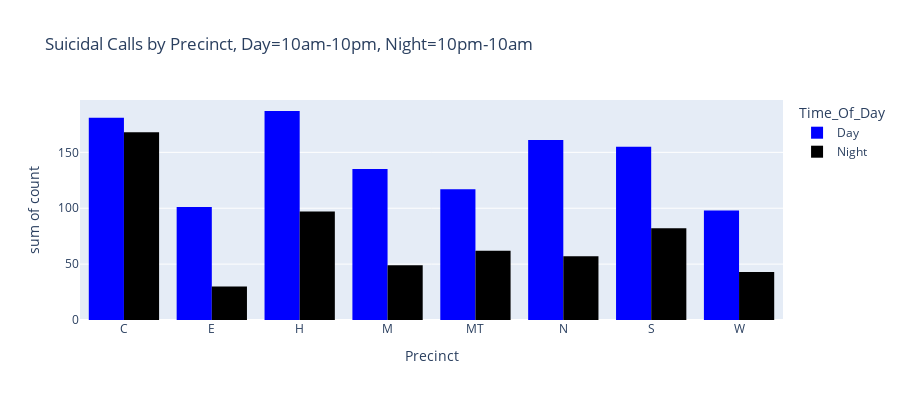

The code cell stored with this chart in its notebook:
### Markdown cell above
# Suicidal Person calls by Precinct, Day = 10am - 10pm; Night = 10pm - 10am

### Code cell
px.histogram(grouped, x="Precinct", y="count",
             color='Time_Of_Day', barmode='group',
             height=400, color_discrete_sequence=["blue", "black"], title="Suicidal Calls by Precinct, Day=10am-10pm, Night=10pm-10am")

### Figure 1 — Plotly figure (JSON) as saved in the notebook; plotly's stock layout.template omitted (floating-point values rounded to 4 significant figures)
{"data": [{"alignmentgroup": "True", "bingroup": "x", "histfunc": "sum", "hovertemplate": "Time_Of_Day=Day<br>Precinct=%{x}<br>sum of count=%{y}<extra></extra>", "legendgroup": "Day", "marker": {"color": "blue", "pattern": {"shape": ""}}, "name": "Day", "offsetgroup": "Day", "orientation": "v", "showlegend": true, "type": "histogram", "x": ["C", "E", "H", "M", "MT", "N", "S", "W"], "xaxis": "x", "y": [181, 101, 187, 135, 117, 161, 155, 98], "yaxis": "y"}, {"alignmentgroup": "True", "bingroup": "x", "histfunc": "sum", "hovertemplate": "Time_Of_Day=Night<br>Precinct=%{x}<br>sum of count=%{y}<extra></extra>", "legendgroup": "Night", "marker": {"color": "black", "pattern": {"shape": ""}}, "name": "Night", "offsetgroup": "Night", "orientation": "v", "showlegend": true, "type": "histogram", "x": ["C", "E", "H", "M", "MT", "N", "S", "W"], "xaxis": "x", "y": [168, 30, 97, 49, 62, 57, 82, 43], "yaxis": "y"}], "layout": {"barmode": "group", "height": 400, "legend": {"title": {"text": "Time_Of_Day"}, "tracegroupgap": 0}, "title": {"text": "Suicidal Calls by Precinct, Day=10am-10pm, Night=10pm-10am"}, "xaxis": {"anchor": "y", "domain": [0, 1], "title": {"text": "Precinct"}}, "yaxis": {"anchor": "x", "domain": [0, 1], "title": {"text": "sum of count"}}}}
